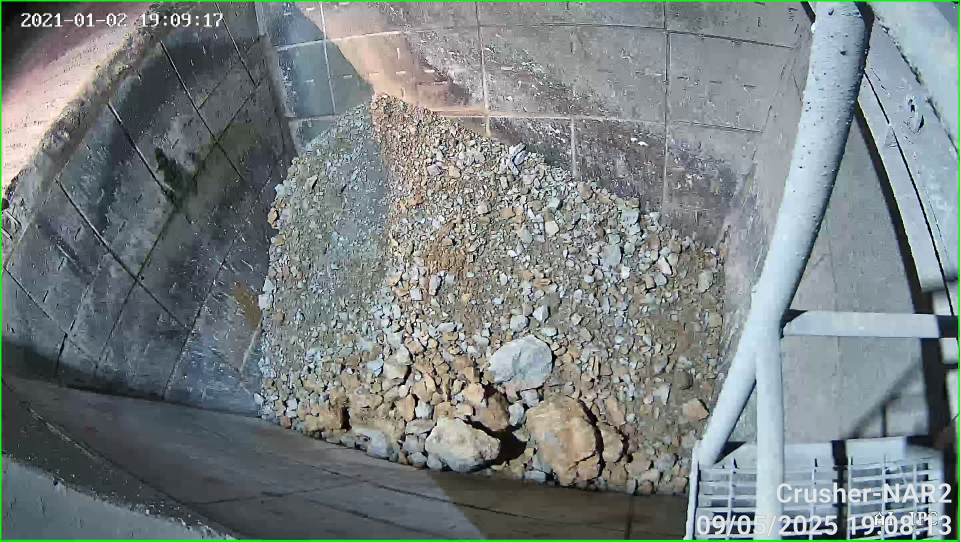
#> input picture data/CCTV/sample_1.png, 2880 x 1624 px, found by its file name (shown at 1/3 size)
$ python deteksi_robust_v2.py
#> lines starting #> are read from the running program, lines starting #| are printed output that depends on the picture; after the words box and inside, x2 and y2 are one past the last pixel; in counts of white or black regions, pixels touching at a corner belong together
#> further down, image is the input picture: shape (1624, 2880, 3); mean B, G, R 130, 129.2, 120.8
# ===================================================================
# NAMA FILE: deteksi_boulder_final.py
# DESKRIPSI: Versi final dan lengkap untuk deteksi boulder
#            menggunakan computer vision.
# ===================================================================

import cv2
import numpy as np
import os

# --- PENGATURAN GLOBAL & PARAMETER TUNING ---
# Parameter-parameter ini bisa Anda sesuaikan untuk penyempurnaan akhir.

# 1. Kalibrasi (sesuai perhitungan kita sebelumnya)
PIXELS_PER_METRIC = 2.835

# 2. Spesifikasi Ukuran Boulder (dalam cm)
MIN_DIM_CM = 50.0
MAX_DIM_CM = 150.0

# 3. Region of Interest (ROI) - (sesuai definisi Anda)
roi_vertices = np.array([
    [1335, 327], [1200, 465], [1183, 608], [1217, 760], [1126, 896],
    [1122, 1025], [1126, 1283], [1160, 1398], [1402, 1477], [1604, 1483],
    [1828, 1493], [2024, 1490], [2070, 1375], [2096, 1302], [2129, 1209],
    [2163, 1126], [2155, 1046], [2203, 954], [2178, 726], [2089, 733],
    [1898, 590], [1771, 504], [1716, 438], [1666, 438], [1330, 322]
], np.int32)

# --- FUNGSI DETEKSI UTAMA ---

def deteksi_boulder(frame):
    """
    Fungsi utama untuk mendeteksi boulder pada sebuah gambar (frame).
    Menerapkan semua strategi: ROI, CLAHE, HSV, Morfologi, Watershed, dan Filter Cerdas.
    """
    output_frame = frame.copy()

    # Langkah 1: Membuat Masker ROI dan "Safe Zone" untuk menghindari deteksi di tepi
    mask_roi = np.zeros(frame.shape[:2], dtype=np.uint8)
    cv2.fillPoly(mask_roi, [roi_vertices], 255)
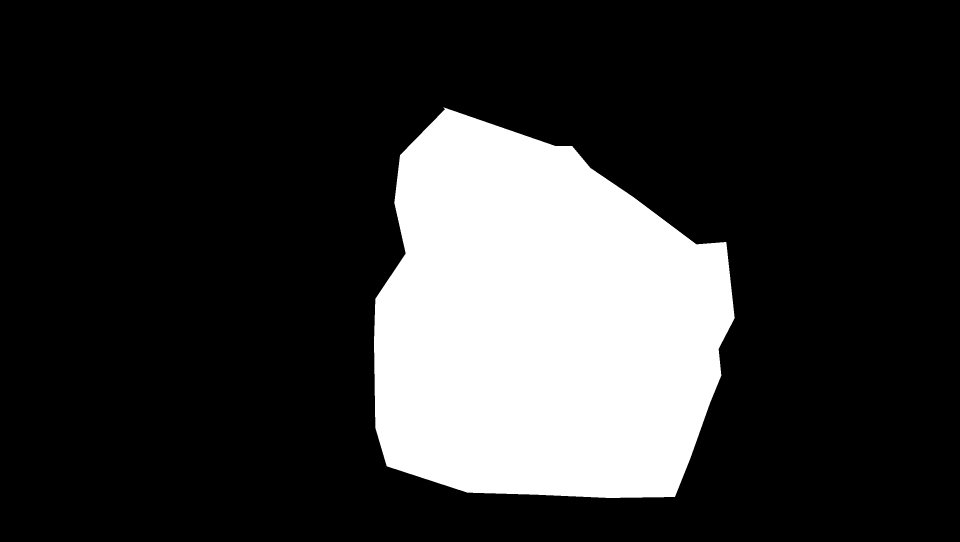
#> mask_roi: shape (1624, 2880) (shown at 1/3 size); 20.8% white; 1 white region, box (x1, y1, x2, y2) and area: (1122, 322, 2204, 1494) 971467
    safe_zone_kernel = np.ones((15, 15), np.uint8)
    safe_zone_mask = cv2.erode(mask_roi, safe_zone_kernel, iterations=1)
    roi_frame = cv2.bitwise_and(frame, frame, mask=mask_roi)

    # Langkah 2: Normalisasi Kontras dengan CLAHE untuk mengatasi variasi cahaya
    hsv_frame = cv2.cvtColor(roi_frame, cv2.COLOR_BGR2HSV)
#> hsv_frame: shape (1624, 2880, 3); mean H, S, V 10.2, 6.8, 29.6
    h, s, v = cv2.split(hsv_frame)
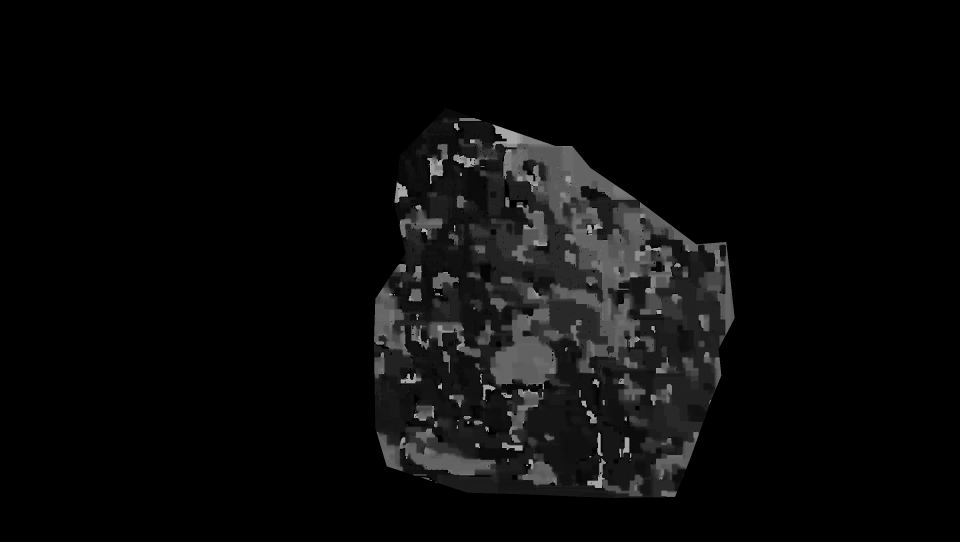
#> h: shape (1624, 2880) (shown at 1/3 size); min 0, max 179, mean 10.2
    clahe = cv2.createCLAHE(clipLimit=2.0, tileGridSize=(8, 8))
    v_equalized = clahe.apply(v)
    hsv_equalized = cv2.merge([h, s, v_equalized])
#> hsv_equalized: shape (1624, 2880, 3); mean H, S, V 10.2, 6.8, 29.7

    # Langkah 3: Segmentasi berdasarkan Warna (HSV)
    lower_bound = np.array([0, 0, 40])
    upper_bound = np.array([180, 80, 225])
    color_mask = cv2.inRange(hsv_equalized, lower_bound, upper_bound)
#> color_mask: shape (1624, 2880); 16.6% white; 179 white regions (168 under 20 px), largest, box (x1, y1, x2, y2) and area: (1122, 322, 2204, 1494) 776810, (1502, 1187, 1516, 1213) 130, (1405, 1176, 1423, 1185) 124

    # Langkah 4: Pembersihan dan Pemisahan Objek dengan Morfologi
    # Closing untuk mengisi lubang-lubang kecil pada masker
    kernel_closing = cv2.getStructuringElement(cv2.MORPH_ELLIPSE, (7, 7))
    cleaned_mask = cv2.morphologyEx(color_mask, cv2.MORPH_CLOSE, kernel_closing)
#> cleaned_mask: shape (1624, 2880); 19.4% white; 6 white regions (5 under 20 px), largest, box (x1, y1, x2, y2) and area: (1122, 322, 2204, 1494) 905691

    # Erosi untuk memisahkan objek-objek yang berdempetan
    kernel_erosion = cv2.getStructuringElement(cv2.MORPH_ELLIPSE, (5, 5))
    separated_mask = cv2.erode(cleaned_mask, kernel_erosion, iterations=1)
#> separated_mask: shape (1624, 2880); 18.4% white; 9 white regions (7 under 20 px), largest, box (x1, y1, x2, y2) and area: (1124, 326, 2202, 1492) 861948, (1407, 1178, 1420, 1183) 54

    # Langkah 5: Segmentasi Lanjutan dengan Watershed
    dist_transform = cv2.distanceTransform(separated_mask, cv2.DIST_L2, 5)
    _, sure_fg = cv2.threshold(dist_transform, 0.4 * dist_transform.max(), 255, 0)
#> sure_fg: shape (1624, 2880) float32; 1.8% white; 25 white regions (4 under 20 px), largest, box (x1, y1, x2, y2) and area: (1956, 772, 2160, 1133) 34107, (1925, 1208, 2073, 1357) 12896, (1261, 526, 1413, 623) 9310
    sure_fg = np.uint8(sure_fg)
    sure_bg = cv2.dilate(separated_mask, np.ones((3, 3), np.uint8), iterations=3)
#> sure_bg: shape (1624, 2880); 20% white; 1 white region, box (x1, y1, x2, y2) and area: (1121, 323, 2205, 1495) 936656
    unknown = cv2.subtract(sure_bg, sure_fg)
#> unknown: shape (1624, 2880); 18.2% white; 1 white region, box (x1, y1, x2, y2) and area: (1121, 323, 2205, 1495) 853006
    _, markers = cv2.connectedComponents(sure_fg)
#> markers: shape (1624, 2880) int32; 26 distinct labels, from 0 to 25
    markers = markers + 1
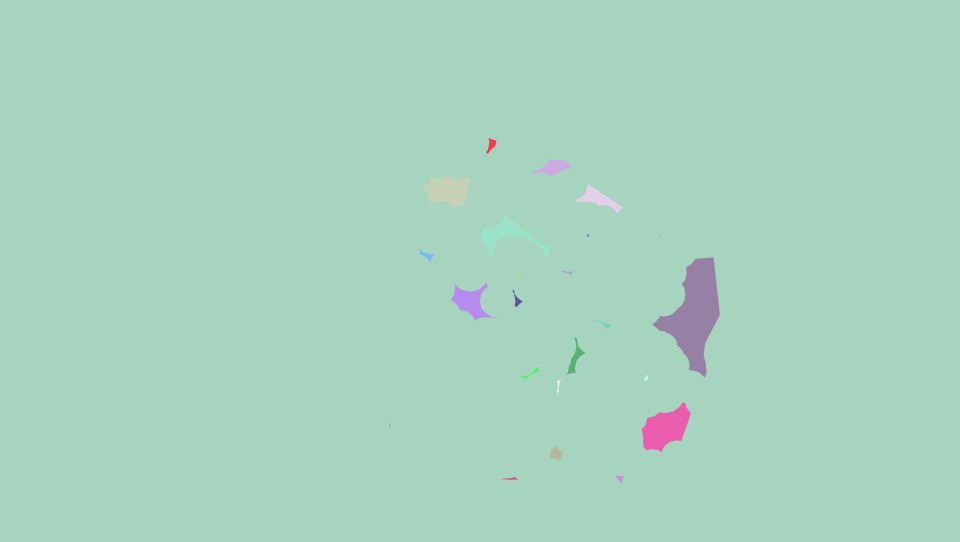
#> markers: shape (1624, 2880) int32 (shown at 1/3 size); 26 distinct labels, from 1 to 26; one colour per label, 0 black
    markers[unknown == 255] = 0
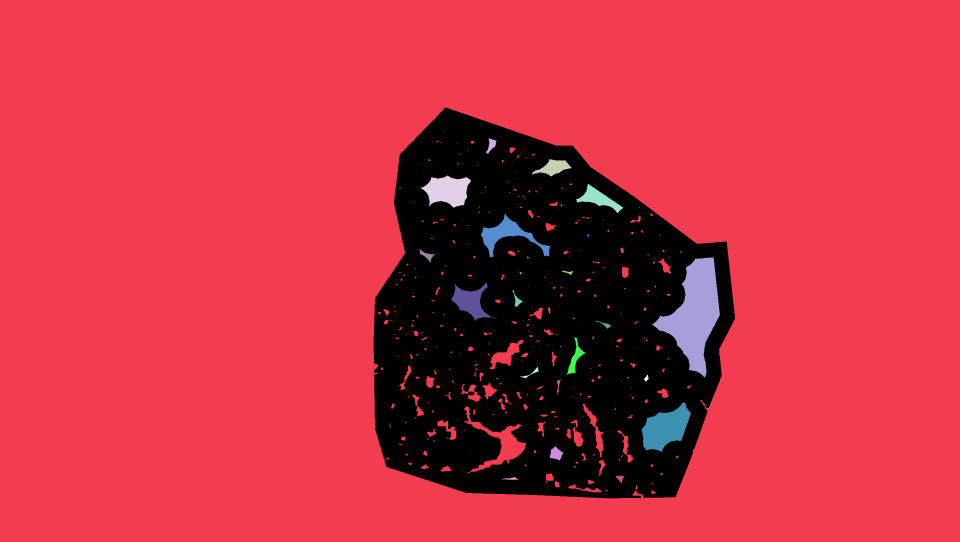
#> markers: shape (1624, 2880) int32 (shown at 1/3 size); 27 distinct labels, from 0 to 26; one colour per label, 0 black
    markers = cv2.watershed(output_frame, markers)
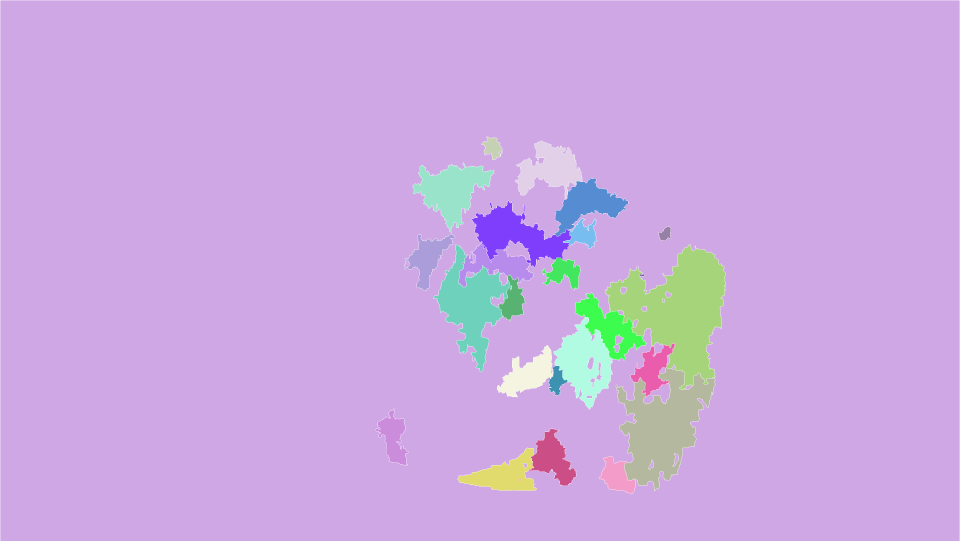
#> markers: shape (1624, 2880) int32 (shown at 1/3 size); 27 distinct labels, from -1 to 26; one colour per label, 0 black, -1 white

    # Langkah 6: Pengukuran dan Penyaringan Hasil
    unique_markers = np.unique(markers)
#> unique_markers = 27 values from -1 to 26
    for marker_val in unique_markers:
        if marker_val <= 1: continue

        marker_mask_loop = np.zeros(frame.shape[:2], dtype="uint8")
        marker_mask_loop[markers == marker_val] = 255

        contours_ws, _ = cv2.findContours(marker_mask_loop, cv2.RETR_EXTERNAL, cv2.CHAIN_APPROX_SIMPLE)
        if not contours_ws: continue

        cnt_ws = max(contours_ws, key=cv2.contourArea)
        area = cv2.contourArea(cnt_ws)

        # --- FILTER-FILTER CERDAS ---
        # Filter 1: Area dalam Piksel (mengabaikan kerikil)
        if area < 15000: continue

        # Filter 2: Zona Aman (mengabaikan deteksi di tepi)
        M = cv2.moments(cnt_ws)
        if M["m00"] == 0: continue
        cX = int(M["m10"] / M["m00"])
        cY = int(M["m01"] / M["m00"])
        if safe_zone_mask[cY, cX] == 0: continue

        # Filter 3: Soliditas Bentuk (membedakan boulder solid vs gerombolan)
        hull = cv2.convexHull(cnt_ws)
        hull_area = cv2.contourArea(hull)
        if hull_area == 0: continue
        solidity = float(area) / hull_area
        if solidity < 0.70: continue
        # --- AKHIR FILTER ---

        # Jika lolos semua filter, lanjutkan proses pengukuran
        rect = cv2.minAreaRect(cnt_ws)
        box = cv2.boxPoints(rect)
        box = np.intp(box)

        (width_px, height_px) = rect[1]
        width_cm = width_px / PIXELS_PER_METRIC
        height_cm = height_px / PIXELS_PER_METRIC
        main_dimension = max(width_cm, height_cm)

        # Filter 4: Ukuran final dalam CM
        if MIN_DIM_CM <= main_dimension <= MAX_DIM_CM:
            cv2.drawContours(output_frame, [box], 0, (0, 255, 0), 3)
            label_text = f"{main_dimension:.1f} cm"
            # Gambar latar teks untuk keterbacaan
            (text_width, text_height), _ = cv2.getTextSize(label_text, cv2.FONT_HERSHEY_SIMPLEX, 0.9, 2)
            cv2.rectangle(output_frame, (cX - 55, cY - text_height), (cX + text_width - 50, cY + 5), (0,0,0), -1)
            cv2.putText(output_frame, label_text, (cX - 50, cY), cv2.FONT_HERSHEY_SIMPLEX, 0.9, (255, 255, 255), 2)
#> this loop made 27 passes
#> (area, cX, cY, hull_area, solidity, rect, box, width_px) on passes 5, 6, 11, 17: (23074.5, 1354, 570, 32420.5, 0.712, ((1345.9, 554.2), (226.1, 202.9), -55.04), [[1364, 704], [1197, 588], [1327, 403], [1493, 519]], 226.1), (16621, 1761, 612, 23605.5, 0.704, ((1759.5, 607.6), (238.1, 139.2), -17.73), [[1667, 710], [1624, 577], [1851, 505], [1894, 637]], 238.1), (77176.5, 2032, 928, 105038.5, 0.735, ((2057.7, 926.7), (347.2, 419.8), -41.86), [[2068, 1198], [1788, 886], [2046, 654], [2327, 967]], 347.2), (16969.5, 1828, 983, 23247, 0.73, ((1826, 975.1), (118, 232.9), -39.66), [[1854, 1102], [1706, 923], [1797, 847], [1945, 1027]], 118)
#> area on passes 3, 8, 9, 10, 12, 13: 2217.5, 4096.5, 927, 9954.5, 5456.5, 12003
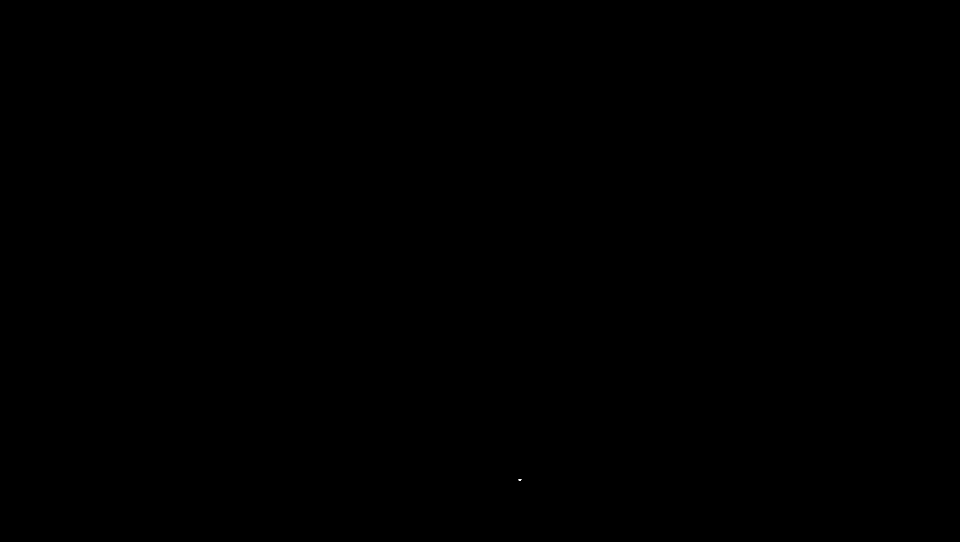
#> marker_mask_loop: shape (1624, 2880) (shown at 1/3 size); 0% white in thin lines or dots, all inside (x1, y1, x2, y2) = (1555, 1438, 1564, 1441)

    return output_frame, hsv_equalized


# --- BAGIAN UTAMA UNTUK MENJALANKAN PENGUJIAN ---
# --- BAGIAN UTAMA UNTUK MENJALANKAN PENGUJIAN & MENYIMPAN HASIL ---
if __name__ == '__main__':
    # (Pastikan semua fungsi dan variabel global di atas sudah terdefinisi)

    # Tentukan lokasi folder tempat semua gambar sampel Anda berada
    folder_path = r"D:\coding TA v2\data\CCTV"

    # Buat daftar nama file yang akan diuji
    list_nama_file = [
        "sample_1.png",
        "sample_2.png",
        "sample_3.png",
        "sample_4.png",
        "sample_5.png",
        "sample_6.png"
    ]

    print(f"Memulai pengujian untuk {len(list_nama_file)} gambar...")

    for nama_file in list_nama_file:
        image_path = os.path.join(folder_path, nama_file)

        print(f"\n--- Memproses: {image_path} ---")

        image = cv2.imread(image_path)
        if image is None:
            print(f"Error: Gagal memuat gambar. Melanjutkan ke gambar berikutnya.")
            continue

        # Jalankan fungsi deteksi utama.
        # Kita modifikasi agar fungsi juga mengembalikan gambar hasil CLAHE untuk disimpan.
        # Pastikan fungsi deteksi Anda mengembalikan: output_frame, hsv_equalized
        final_result, hsv_equalized = deteksi_boulder(image)

        # --- PENAMBAHAN KODE UNTUK MENYIMPAN HASIL CLAHE ---
        # Konversi gambar hasil CLAHE dari HSV kembali ke BGR agar bisa disimpan
        clahe_result_bgr = cv2.cvtColor(hsv_equalized, cv2.COLOR_HSV2BGR)
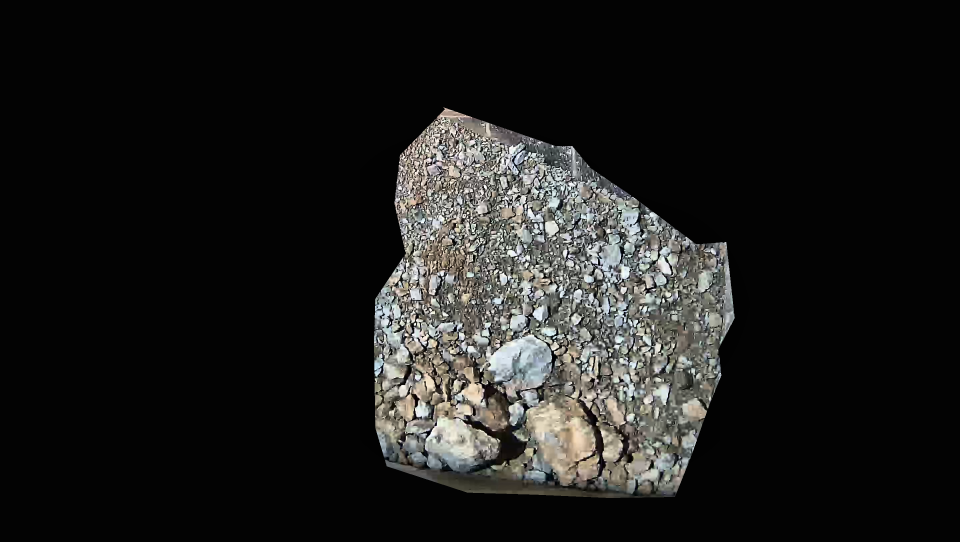
#> clahe_result_bgr: shape (1624, 2880, 3) (shown at 1/3 size); mean B, G, R 27.7, 28.9, 29

        # Buat nama file output yang baru
        nama_file_tanpa_ekstensi = os.path.splitext(nama_file)[0]
        output_filename = f"hasil_clahe_{nama_file_tanpa_ekstensi}.jpg"

        # Simpan gambar hasil CLAHE ke disk
        cv2.imwrite(output_filename, clahe_result_bgr)
        print(f"✅ Hasil CLAHE disimpan sebagai: {output_filename}")
        # --- AKHIR PENAMBAHAN KODE ---

        # Tampilkan hasil akhir
        window_name = f"HASIL AKHIR - {nama_file}"
        cv2.namedWindow(window_name, cv2.WINDOW_NORMAL)
        cv2.imshow(window_name, final_result)

        print("Tekan tombol apa saja untuk lanjut ke gambar berikutnya, atau 'q' untuk keluar.")
        key = cv2.waitKey(0)
#> (key q is pressed here)
        cv2.destroyAllWindows()

        if key == ord('q'):
            print("Proses dihentikan oleh pengguna.")
            break

    print("\nPengujian selesai.")
